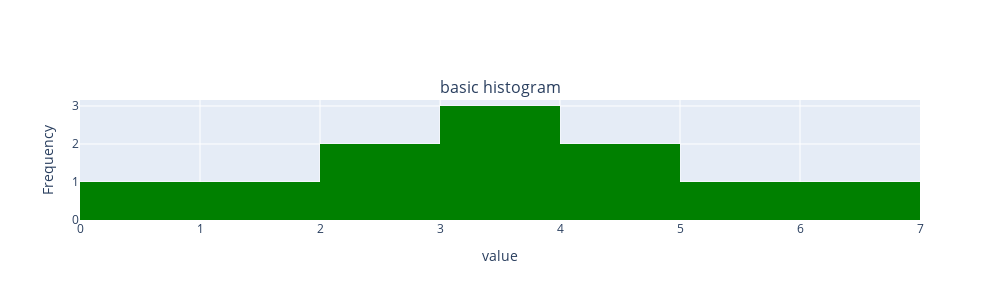
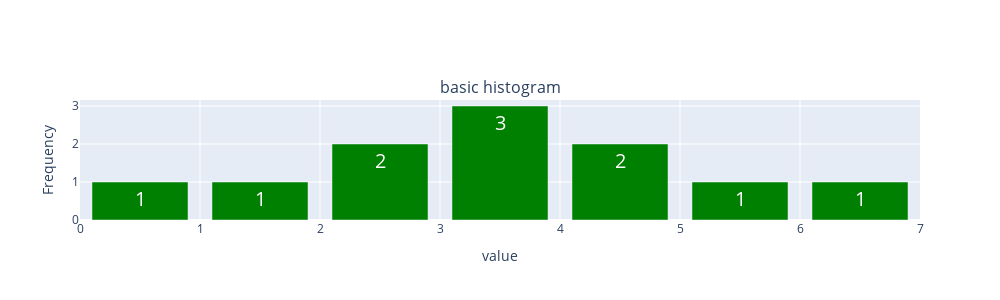

The notebook cell these images were saved under, in order:
### Code cell
# simple histogram plot
data = [0, 1, 2, 2, 3, 3, 3, 4, 4, 5, 6]
h = ep.hist(
    data=data,
    min_bin=0,
    max_bin=7,
    bin_size=1,
    name=None,
    color="green",
    title="basic histogram",
    xlabel="value",
)
ep.plot_all(h, outfile=os.path.join("test_figs", "basic_hist.png"), showlegend=True)
h = ep.bar_hist(
    data=data,
    min_bin=0,
    max_bin=7,
    bin_size=1,
    name="raw hist",
    color="green",
    title="basic histogram",
    xlabel="value",
    x_dtick=1,
    show_text=True,
    textposition="inside",
    textsize=20,
)
ep.plot_all([h], outfile=os.path.join("test_figs", "basic_barhist.png"))

### Figure 1 — Plotly figure (JSON) as saved in the notebook; plotly's stock layout.template omitted (floating-point values rounded to 4 significant figures)
{"data": [{"histnorm": "", "marker": {"color": "green"}, "showlegend": false, "type": "histogram", "x": [0, 1, 2, 2, 3, 3, 3, 4, 4, 5, 6], "xaxis": "x", "xbins": {"end": 7, "size": 1, "start": 0}, "yaxis": "y"}], "layout": {"annotations": [{"font": {"size": 16}, "showarrow": false, "text": "basic histogram", "x": 0.5, "xanchor": "center", "xref": "paper", "y": 1, "yanchor": "bottom", "yref": "paper"}], "height": 300, "showlegend": true, "width": 1000, "xaxis": {"anchor": "y", "autorange": false, "domain": [0, 1], "range": [0, 7], "showgrid": true, "tick0": 0, "title": {"text": "value"}}, "yaxis": {"anchor": "x", "domain": [0, 1], "showgrid": true, "title": {"text": "Frequency"}}}}

### Figure 2 — Plotly figure (JSON) as saved in the notebook; plotly's stock layout.template omitted (floating-point values rounded to 4 significant figures)
{"data": [{"error_y": {"type": "data", "visible": true}, "marker": {"color": "green"}, "name": "raw hist", "showlegend": true, "text": ["1", "1", "2", "3", "2", "1", "1"], "textfont": {"size": 20}, "textposition": "inside", "type": "bar", "x": [0.5, 1.5, 2.5, 3.5, 4.5, 5.5, 6.5, 7.5], "xaxis": "x", "y": [1, 1, 2, 3, 2, 1, 1], "yaxis": "y"}], "layout": {"annotations": [{"font": {"size": 16}, "showarrow": false, "text": "basic histogram", "x": 0.5, "xanchor": "center", "xref": "paper", "y": 1, "yanchor": "bottom", "yref": "paper"}], "height": 300, "showlegend": false, "width": 1000, "xaxis": {"anchor": "y", "autorange": false, "domain": [0, 1], "dtick": 1, "range": [0, 7], "showgrid": true, "tick0": 0, "title": {"text": "value"}}, "yaxis": {"anchor": "x", "domain": [0, 1], "showgrid": true, "title": {"text": "Frequency"}}}}
